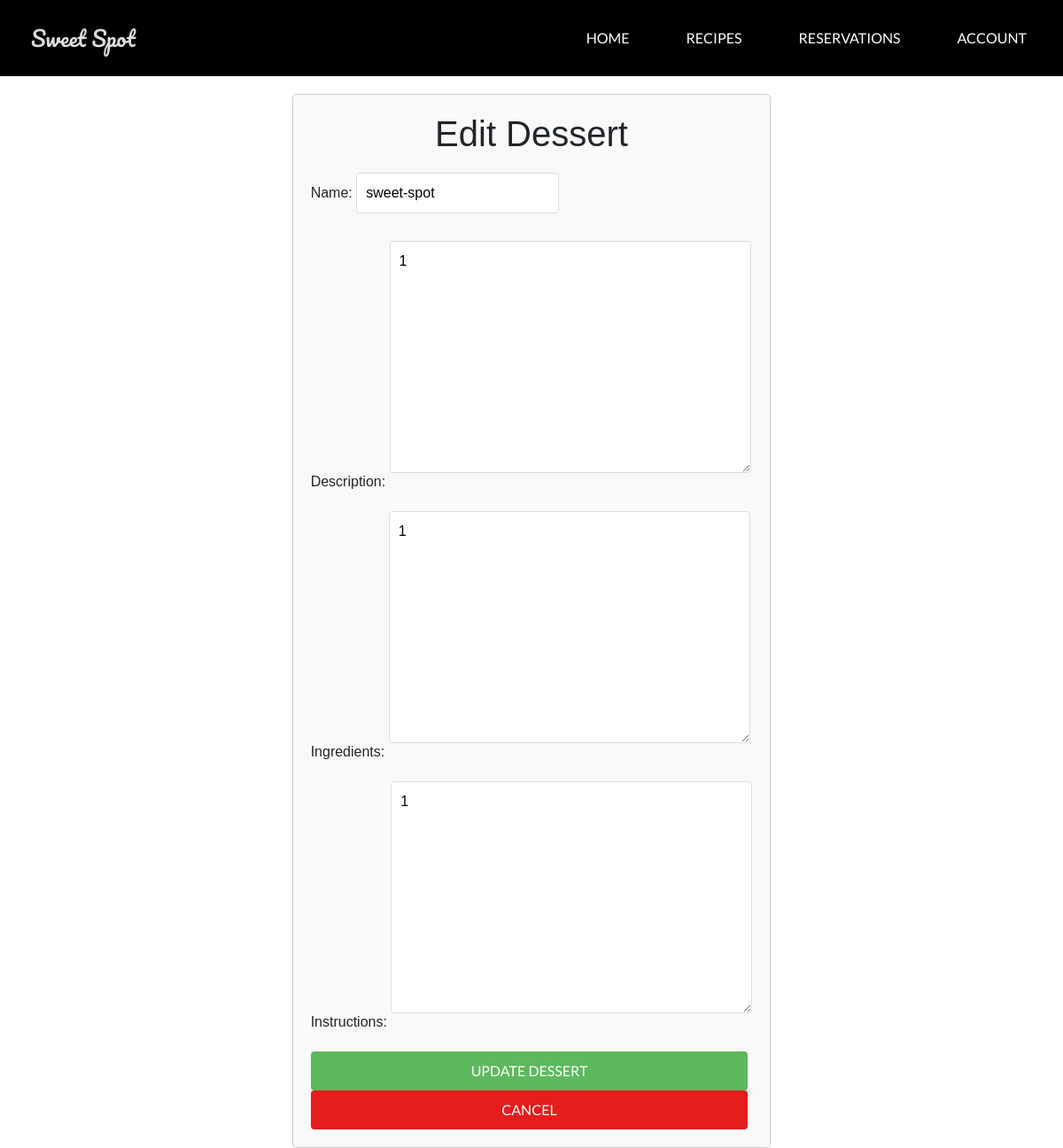
Page /edit_dessert/9/ (signed in) on the committed database.
### desserts/models.py (models this page shows, shortened)
class Dessert(models.Model):
    user = models.ForeignKey(settings.AUTH_USER_MODEL, on_delete=models.CASCADE, default=1)
    name = models.CharField(max_length=200)
    description = models.TextField()
    ingredients = models.TextField()
    instructions = models.TextField()
    created_at = models.DateTimeField(auto_now_add=True)
    updated_at = models.DateTimeField(auto_now=True)

### desserts/views.py (the view)
# urls.py: path('edit_dessert/<int:pk>/', desserts_views.edit_dessert, name='edit_dessert'),
def edit_dessert(request, pk):
    dessert = get_object_or_404(Dessert, pk=pk, user=request.user)
    if request.method == "POST":
        form = DessertForm(request.POST, instance=dessert)
        if form.is_valid():
            form.save()
            return redirect('list_desserts')
    else:
        form = DessertForm(instance=dessert)
    return render(request, 'desserts/edit_dessert.html', {'form': form})

### desserts/forms.py
class DessertForm(forms.ModelForm):
    class Meta:
        model = Dessert
        fields = ['name', 'description', 'ingredients', 'instructions']

### desserts/templates/desserts/edit_dessert.html (shortened to what this page needs)
{% extends "SweetSpot/base.html" %}
{% block main_content %}
  <div class="form-container">
    <h1>Edit Dessert</h1>
    <form method="post" class="dessert-form">
      {{ form.as_p }}
      <button type="submit" class="btn btn-primary">Update Dessert</button>
      <a href="{% url 'homepage' %}" class="btn cancel-button">Cancel</a>
    </form>
  </div>
{% endblock %}

### static/css/style.css (style rules this page uses)
body { font-family: 'Montserrat', sans-serif; }
.btn { padding: 10px 20px; grid-gap: 20px; font-size: 16px; font-family: 'Lato', sans-serif; border: 1px solid #ccc; border-radius: 5px; background-color: #f2f2f2; color: #333; text-transform: uppercase; cursor: pointer; transition: background-color 0.3s, color 0.3s; }
.btn-primary { background-color: black; color: white; border-color: black; }
.form-container { max-width: 600px; margin: 20px auto; padding: 20px; border: 1px solid #ccc; border-radius: 5px; background-color: #f9f9f9; }
.form-container h1 { text-align: center; margin-bottom: 20px; }
.form-container form { display: flex; flex-direction: column; }
.form-container label { margin-bottom: 5px; }
.form-container input[type="text"], .form-container input[type="email"], .form-container input[type="tel"], .form-container input[type="number"], .form-container input[type="date"], .form-container input[type="time"], .form-container textarea { padding: 10px; margin-bottom: 15px; border: 1px solid #ddd; border-radius: 4px; }
.form-container button[type="submit"], .form-container a.cancel-button { padding: 10px 15px; color: white; background-color: #5cb85c; border: none; border-radius: 4px; cursor: pointer; margin-right: 5px; }
.form-container a.cancel-button { background-color: #e41d1d; text-decoration: none; display: inline-block; text-align: center; }
html, body { height: 100%; }
body { margin: 0; display: flex; flex-direction: column; }

### rows in the picture
Dessert: name "sweet-spot", description "1", ingredients "1", instructions "1"
